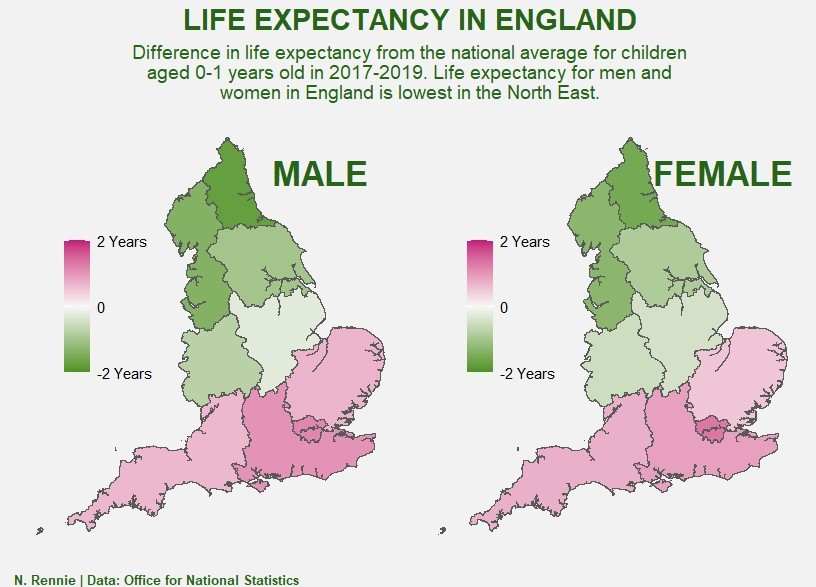

The R source for this figure:
#Life expectancy for people aged 0-1 years in 2017-2019, make and female
library(tidyverse)
library(sf)
library(ggplot2)
library(patchwork)
library(extrafont)

life <- read.csv("data.csv")

male_life <- filter(life, sex == "male")
male_life_df <- male_life[which(male_life$Geography != "England"),]
male_life_df$difference <- male_life_df$v4_2 - male_life$v4_2[which(male_life$Geography == "England")]
male_life_df <- male_life_df[order(male_life_df$administrative.geography),]

female_life <- filter(life, sex == "female")
female_life_df <- female_life[which(female_life$Geography != "England"),]
female_life_df$difference <- female_life_df$v4_2 - female_life$v4_2[which(female_life$Geography == "England")]
female_life_df <- female_life_df[order(female_life_df$administrative.geography),]

shp = st_read("Regions_(December_2019)_Boundaries_EN_BFC.shp")

p1 <- ggplot(data = shp) +
  geom_sf(aes(fill=male_life_df$difference), size=0.3) + 
  geom_text(data=data.frame(x=550000, y=600000, label="MALE"), aes(x=x,y=y,label=label), colour="#276419", hjust=0.5, size=9, fontface="bold") +
  scale_fill_gradient2("", low="#4d9221", high="#c51b7d", mid="#f7f7f7", limits=c(-2,2), breaks=c(-2,0,2), labels=c("-2 Years", "0", "2 Years")) +
  theme(panel.background = element_rect(fill = "white"),
        plot.background = element_rect(fill = "white"),
        legend.background = element_rect(fill = "transparent"),
        plot.title = element_text(colour = "#276419", size=18, face="bold"),
        plot.subtitle = element_text(colour = "#276419", size=12),
        legend.title = element_blank(),
        legend.text = element_text(size=11),
        legend.key.size = unit(0.7, "cm"),
        legend.position=c(0.1,0.4),
        legend.justification=c(0,0),
        axis.title.x= element_blank(),
        axis.title.y= element_blank(),
        axis.text.x=element_blank(),
        axis.text.y=element_blank(),
        axis.ticks.x=element_blank(),
        axis.ticks.y=element_blank(),
        panel.grid.major = element_blank(), panel.grid.minor = element_blank()
  )
p1

p2 <- ggplot(data = shp) +
  geom_sf(aes(fill=female_life_df$difference), size=0.3) + 
  geom_text(data=data.frame(x=550000, y=600000, label="FEMALE"), aes(x=x,y=y,label=label), colour="#276419", hjust=0.5, size=9, fontface="bold") +
  scale_fill_gradient2("", low="#4d9221", high="#c51b7d", mid="#f7f7f7", limits=c(-2,2), breaks=c(-2,0,2), labels=c("-2 Years", "0", "2 Years")) +
  theme(panel.background = element_rect(fill = "white"),
        plot.background = element_rect(fill = "white"),
        legend.background = element_rect(fill = "transparent"),
        plot.title = element_text(colour = "#276419", size=18, face="bold"),
        plot.subtitle = element_text(colour = "#276419", size=12),
        legend.title = element_blank(),
        legend.text = element_text(size=11),
        legend.key.size = unit(0.7, "cm"),
        legend.position=c(0.1,0.4),
        legend.justification=c(0,0),
        axis.title.x= element_blank(),
        axis.title.y= element_blank(),
        axis.text.x=element_blank(),
        axis.text.y=element_blank(),
        axis.ticks.x=element_blank(),
        axis.ticks.y=element_blank(),
        panel.grid.major = element_blank(), panel.grid.minor = element_blank()
  )
p2


p <- p1 + p2 + plot_layout(ncol = 2)  +
  plot_annotation(
    title = 'LIFE EXPECTANCY IN ENGLAND',
    subtitle = "Difference in life expectancy from the national average for children\naged 0-1 years old in 2017-2019. Life expectancy for men and\nwomen in England is lowest in the North East.",
    caption = 'N. Rennie | Data: Office for National Statistics'
  ) &
  theme(panel.background = element_rect(fill = "gray95", colour="gray95"),
        plot.background = element_rect(fill = "gray95", colour="gray95"),
        plot.title = element_text(colour = "#276419", size=22, face="bold", hjust = 0.5, family="Arial"),
        plot.subtitle = element_text(colour = "#276419", size=14, hjust = 0.5, family="Arial"),
        plot.caption = element_text(colour = "#276419", size=10, face="bold", hjust = 0, family="Arial"))
p
